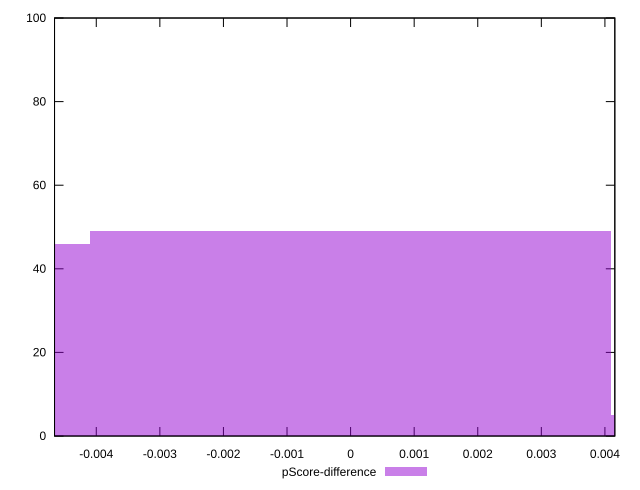

gnuplot code for this plot:
reset

$pScoreDifference <<EOF
-0.008203505698736872 46
0 49
0.008203505698736872 5
EOF

set key outside below
set boxwidth 0.008203505698736872
set xrange [-0.004656531346734938:0.0041558332211578675]
set yrange [0:100]
set trange [0:100]
set style fill transparent solid 0.5 noborder
set terminal svg size 640, 490 enhanced background rgb 'white'
set output "report_00018_2021-02-10T15-25-16.877Z/speed-index/samples/pages+cached+noadtech+nomedia/pScore-difference/histogram.svg"

plot $pScoreDifference title "pScore-difference" with boxes

reset
